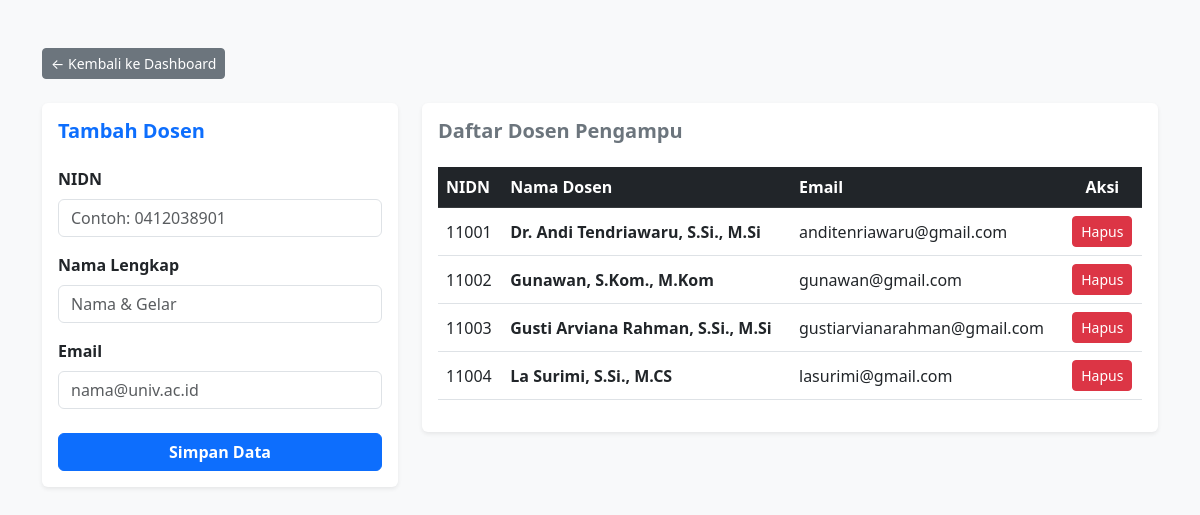
The page /master_dosen.php on the database its author committed.
### tables this page shows
CREATE TABLE IF NOT EXISTS `dosen` (
  `nidn` varchar(10) NOT NULL,
  `nama_dosen` varchar(100) NOT NULL,
  `email` varchar(50) DEFAULT NULL,
  PRIMARY KEY (`nidn`)
);

### master_dosen.php (the view, shortened to what this page needs)
<?php
include('koneksi.php');
?>
<!DOCTYPE html>
<html lang="id">
<head>
    <link href="https://cdn.jsdelivr.net/npm/bootstrap@5.3.0/dist/css/bootstrap.min.css" rel="stylesheet">
</head>
<body class="bg-light">
    <div class="container mt-5">
        <div class="mb-4">
            <a href="index.php" class="btn btn-secondary btn-sm">← Kembali ke Dashboard</a>
        </div>
        <div class="row">
            <div class="col-md-4 mb-4">
                <div class="card shadow-sm border-0">
                    <div class="card-body">
                        <h5 class="card-title mb-4 fw-bold text-primary">Tambah Dosen</h5>
                        <form action="" method="POST">
                            <div class="mb-3">
                                <label class="form-label fw-semibold">NIDN</label>
                                <input type="text" name="nidn" class="form-control" placeholder="Contoh: 0412038901" required>
                            </div>
                            <div class="mb-3">
                                <label class="form-label fw-semibold">Nama Lengkap</label>
                                <input type="text" name="nama_dosen" class="form-control" placeholder="Nama & Gelar" required>
                            </div>
                            <div class="mb-4">
                                <label class="form-label fw-semibold">Email</label>
                                <input type="email" name="email" class="form-control" placeholder="nama@univ.ac.id">
                            </div>
                            <button type="submit" name="submit" class="btn btn-primary w-100 fw-bold">Simpan Data</button>
                        </form>
                    </div>
                </div>
            </div>
            <div class="col-md-8">
                <div class="card shadow-sm border-0">
                    <div class="card-body">
                        <h5 class="card-title mb-4 fw-bold text-secondary">Daftar Dosen Pengampu</h5>
                        <div class="table-responsive">
                            <table class="table table-hover align-middle">
                                <thead class="table-dark">
                                    <tr>
                                        <th>NIDN</th>
                                        <th>Nama Dosen</th>
                                        <th>Email</th>
                                        <th class="text-center">Aksi</th>
                                    </tr>
                                </thead>
                                <tbody>
                                    <?php
                                    $query = mysqli_query($koneksi, "SELECT * FROM dosen ORDER BY nama_dosen ASC");
                                    if(mysqli_num_rows($query) == 0) {
                                        echo "<tr><td colspan='4' class='text-center text-muted'>Belum ada data dosen.</td></tr>";
                                    } else {
                                        while($dosen = mysqli_fetch_array($query)) {
                                            echo "<tr>";
                                            echo "<td>".$dosen['nidn']."</td>";
                                            echo "<td><strong>".$dosen['nama_dosen']."</strong></td>";
                                            echo "<td>".($dosen['email'] ? $dosen['email'] : '<span class="text-muted">-</span>')."</td>";
                                            echo "<td class='text-center'><a href='master_dosen.php?hapus=".$dosen['nidn']."' class='btn btn-danger btn-sm' onclick='return confirm(\"Hapus dosen ini?\")'>Hapus</a></td>";
                                            echo "</tr>";
                                        }
                                    }
                                    ?>
                                </tbody>
                            </table>
                        </div>
                    </div>
                </div>
            </div>
        </div>
    </div>
</body>
</html>

### rows shown on the page
dosen: nidn "11001", nama_dosen "Dr. Andi Tendriawaru, S.Si., M.Si", email "anditenriawaru@gmail.com"
dosen: nidn "11002", nama_dosen "Gunawan, S.Kom., M.Kom", email "gunawan@gmail.com"
dosen: nidn "11003", nama_dosen "Gusti Arviana Rahman, S.Si., M.Si", email "gustiarvianarahman@gmail.com"
dosen: nidn "11004", nama_dosen "La Surimi, S.Si., M.CS", email "lasurimi@gmail.com"
